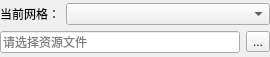
<?xml version="1.0" encoding="UTF-8"?>
<ui version="4.0">
 <class>MeshWgt</class>
 <widget class="QWidget" name="MeshWgt">
  <property name="geometry">
   <rect>
    <x>0</x>
    <y>0</y>
    <width>270</width>
    <height>57</height>
   </rect>
  </property>
  <property name="windowTitle">
   <string>Form</string>
  </property>
  <layout class="QGridLayout" name="gridLayout">
   <property name="leftMargin">
    <number>0</number>
   </property>
   <property name="topMargin">
    <number>0</number>
   </property>
   <property name="rightMargin">
    <number>0</number>
   </property>
   <property name="bottomMargin">
    <number>0</number>
   </property>
   <item row="0" column="0">
    <layout class="QVBoxLayout" name="verticalLayout">
     <item>
      <layout class="QHBoxLayout" name="horizontalLayout_2">
       <item>
        <widget class="QLabel" name="label">
         <property name="sizePolicy">
          <sizepolicy hsizetype="Preferred" vsizetype="Preferred">
           <horstretch>0</horstretch>
           <verstretch>0</verstretch>
          </sizepolicy>
         </property>
         <property name="frameShape">
          <enum>QFrame::NoFrame</enum>
         </property>
         <property name="text">
          <string>当前网格：</string>
         </property>
        </widget>
       </item>
       <item>
        <widget class="QComboBox" name="comboBox">
         <property name="sizePolicy">
          <sizepolicy hsizetype="Expanding" vsizetype="Fixed">
           <horstretch>0</horstretch>
           <verstretch>0</verstretch>
          </sizepolicy>
         </property>
        </widget>
       </item>
      </layout>
     </item>
     <item>
      <layout class="QHBoxLayout" name="horizontalLayout">
       <item>
        <widget class="QLineEdit" name="lineEdit">
         <property name="text">
          <string/>
         </property>
         <property name="readOnly">
          <bool>true</bool>
         </property>
         <property name="placeholderText">
          <string>请选择资源文件</string>
         </property>
        </widget>
       </item>
       <item>
        <widget class="QToolButton" name="toolButton_open">
         <property name="toolTip">
          <string>资源文件</string>
         </property>
         <property name="text">
          <string>...</string>
         </property>
         <property name="icon">
          <iconset resource="ctk_war_ui.qrc">
           <normaloff>:/images/Resources/images/open_file.png</normaloff>:/images/Resources/images/open_file.png</iconset>
         </property>
        </widget>
       </item>
      </layout>
     </item>
    </layout>
   </item>
  </layout>
 </widget>
 <resources>
  <include location="ctk_war_ui.qrc"/>
 </resources>
 <connections/>
</ui>
